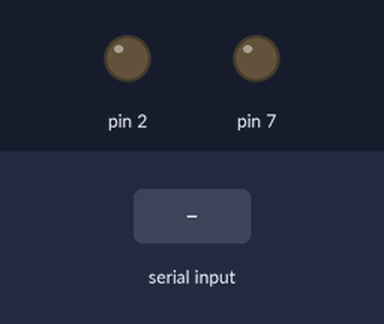
Bench run of a sketch on a simulated Arduino Uno, built with avr-gcc and run on an emulated ATmega328P. Shown: output pins drawn as LEDs (lit = HIGH). The test bench sets the inputs (shaded band).

Above: at 1.2 s.
1.3 s: "90,45\n" received over Serial
Timing chart, 0 to 4.3 s (numbered marks = the images above; inputs shaded):
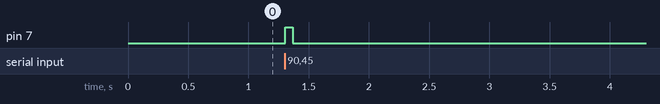

The sketch:

Arduino_G-1-G---G_Drifting_Laser_nick.ino
```cpp
float timer;
int numStim;
int byteAvail;
char tempIn;
String received;
int timeOn = 20; //seconds
int timeOff = 20; //seconds

void setup() {
  // put your setup code here, to run once:
  Serial.begin(9600);
  pinMode(7, OUTPUT);
  pinMode(2, OUTPUT);
}

void loop() {
  // put your main code here, to run repeatedly:
  byteAvail = Serial.available();
  if (byteAvail > 0){
    tempIn = Serial.read();
    if (tempIn == '\n'){
      timer = received.toInt() / 1000.0;
      received = "";

      if (timer < (timeOn + timeOff)){
        numStim = 0;
      }

      timer = timer - (numStim * (timeOn + timeOff));
      if (timer > (timeOn + timeOff)){
        numStim += 1;
        timer = timer - (timeOn + timeOff);
      }
      if (timer < timeOn){
        //delay(2700); //the amount of time the light is off (milliseconds)
        //Serial.write('1');
        digitalWrite(7, HIGH);
        delay(60); // the amount of time the light is on (milliseconds)
        digitalWrite(7, LOW);
        delay(40);
      }
      else{
        digitalWrite(7, LOW);
      }
    }
    else{
      received += tempIn;
    }
  }
}
```

Measured:
- after the input at 1.3 s, pin 7: LOW → HIGH at once, → LOW 0.06 s later
